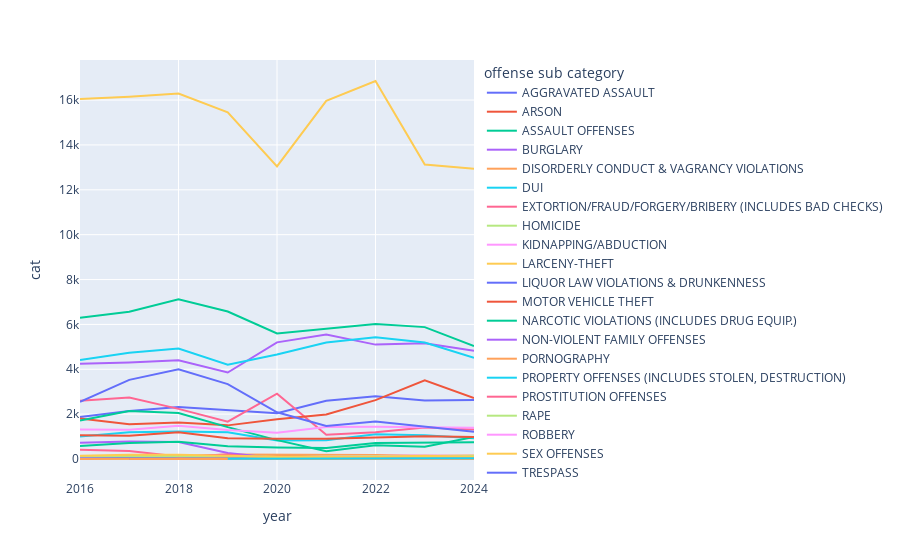

Notebook cell for this chart:
### Code cell
px.line(dff_eda.groupby(['year','offense sub category']).agg({'offense sub category':'count'}).rename({'offense sub category':'cat'},axis=1).reset_index(), x='year', y='cat', color='offense sub category')

### Figure 1 — Plotly figure (JSON) as saved in the notebook; plotly's stock layout.template omitted (floating-point values rounded to 4 significant figures)
{"data": [{"hovertemplate": "offense sub category=AGGRAVATED ASSAULT<br>year=%{x}<br>cat=%{y}<extra></extra>", "legendgroup": "AGGRAVATED ASSAULT", "line": {"color": "#636efa", "dash": "solid"}, "marker": {"symbol": "circle"}, "mode": "lines", "name": "AGGRAVATED ASSAULT", "orientation": "v", "showlegend": true, "type": "scatter", "x": [2016, 2017, 2018, 2019, 2020, 2021, 2022, 2023, 2024], "xaxis": "x", "y": [1868, 2141, 2322, 2196, 2045, 2599, 2800, 2609, 2629], "yaxis": "y"}, {"hovertemplate": "offense sub category=ARSON<br>year=%{x}<br>cat=%{y}<extra></extra>", "legendgroup": "ARSON", "line": {"color": "#EF553B", "dash": "solid"}, "marker": {"symbol": "circle"}, "mode": "lines", "name": "ARSON", "orientation": "v", "showlegend": true, "type": "scatter", "x": [2016, 2017, 2018, 2019, 2020, 2021, 2022, 2023, 2024], "xaxis": "x", "y": [78, 131, 103, 79, 129, 178, 147, 106, 119], "yaxis": "y"}, {"hovertemplate": "offense sub category=ASSAULT OFFENSES<br>year=%{x}<br>cat=%{y}<extra></extra>", "legendgroup": "ASSAULT OFFENSES", "line": {"color": "#00cc96", "dash": "solid"}, "marker": {"symbol": "circle"}, "mode": "lines", "name": "ASSAULT OFFENSES", "orientation": "v", "showlegend": true, "type": "scatter", "x": [2016, 2017, 2018, 2019, 2020, 2021, 2022, 2023, 2024], "xaxis": "x", "y": [6296, 6566, 7124, 6576, 5594, 5818, 6018, 5879, 5034], "yaxis": "y"}, {"hovertemplate": "offense sub category=BURGLARY<br>year=%{x}<br>cat=%{y}<extra></extra>", "legendgroup": "BURGLARY", "line": {"color": "#ab63fa", "dash": "solid"}, "marker": {"symbol": "circle"}, "mode": "lines", "name": "BURGLARY", "orientation": "v", "showlegend": true, "type": "scatter", "x": [2016, 2017, 2018, 2019, 2020, 2021, 2022, 2023, 2024], "xaxis": "x", "y": [4251, 4306, 4399, 3857, 5200, 5550, 5099, 5165, 4828], "yaxis": "y"}, {"hovertemplate": "offense sub category=DISORDERLY CONDUCT & VAGRANCY VIOLATIONS<br>year=%{x}<br>cat=%{y}<extra></extra>", "legendgroup": "DISORDERLY CONDUCT & VAGRANCY VIOLATIONS", "line": {"color": "#FFA15A", "dash": "solid"}, "marker": {"symbol": "circle"}, "mode": "lines", "name": "DISORDERLY CONDUCT & VAGRANCY VIOLATIONS", "orientation": "v", "showlegend": true, "type": "scatter", "x": [2016, 2017, 2018, 2019, 2020, 2021, 2022, 2023, 2024], "xaxis": "x", "y": [75, 79, 114, 202, 201, 193, 181, 143, 153], "yaxis": "y"}, {"hovertemplate": "offense sub category=DUI<br>year=%{x}<br>cat=%{y}<extra></extra>", "legendgroup": "DUI", "line": {"color": "#19d3f3", "dash": "solid"}, "marker": {"symbol": "circle"}, "mode": "lines", "name": "DUI", "orientation": "v", "showlegend": true, "type": "scatter", "x": [2016, 2017, 2018, 2019, 2020, 2021, 2022, 2023, 2024], "xaxis": "x", "y": [1009, 1191, 1230, 1194, 830, 834, 1109, 1064, 922], "yaxis": "y"}, {"hovertemplate": "offense sub category=EXTORTION/FRAUD/FORGERY/BRIBERY (INCLUDES BAD CHECKS)<br>year=%{x}<br>cat=%{y}<extra></extra>", "legendgroup": "EXTORTION/FRAUD/FORGERY/BRIBERY (INCLUDES BAD CHECKS)", "line": {"color": "#FF6692", "dash": "solid"}, "marker": {"symbol": "circle"}, "mode": "lines", "name": "EXTORTION/FRAUD/FORGERY/BRIBERY (INCLUDES BAD CHECKS)", "orientation": "v", "showlegend": true, "type": "scatter", "x": [2016, 2017, 2018, 2019, 2020, 2021, 2022, 2023, 2024], "xaxis": "x", "y": [2593, 2737, 2236, 1662, 2910, 1082, 1196, 1402, 1320], "yaxis": "y"}, {"hovertemplate": "offense sub category=HOMICIDE<br>year=%{x}<br>cat=%{y}<extra></extra>", "legendgroup": "HOMICIDE", "line": {"color": "#B6E880", "dash": "solid"}, "marker": {"symbol": "circle"}, "mode": "lines", "name": "HOMICIDE", "orientation": "v", "showlegend": true, "type": "scatter", "x": [2016, 2017, 2018, 2019, 2020, 2021, 2022, 2023, 2024], "xaxis": "x", "y": [13, 23, 29, 29, 45, 32, 37, 55, 41], "yaxis": "y"}, {"hovertemplate": "offense sub category=KIDNAPPING/ABDUCTION<br>year=%{x}<br>cat=%{y}<extra></extra>", "legendgroup": "KIDNAPPING/ABDUCTION", "line": {"color": "#FF97FF", "dash": "solid"}, "marker": {"symbol": "circle"}, "mode": "lines", "name": "KIDNAPPING/ABDUCTION", "orientation": "v", "showlegend": true, "type": "scatter", "x": [2016, 2017, 2018, 2019, 2020, 2021, 2022, 2023, 2024], "xaxis": "x", "y": [48, 54, 53, 73, 70, 110, 143, 160, 129], "yaxis": "y"}, {"hovertemplate": "offense sub category=LARCENY-THEFT<br>year=%{x}<br>cat=%{y}<extra></extra>", "legendgroup": "LARCENY-THEFT", "line": {"color": "#FECB52", "dash": "solid"}, "marker": {"symbol": "circle"}, "mode": "lines", "name": "LARCENY-THEFT", "orientation": "v", "showlegend": true, "type": "scatter", "x": [2016, 2017, 2018, 2019, 2020, 2021, 2022, 2023, 2024], "xaxis": "x", "y": [16045, 16152, 16294, 15456, 13042, 15966, 16849, 13125, 12940], "yaxis": "y"}, {"hovertemplate": "offense sub category=LIQUOR LAW VIOLATIONS & DRUNKENNESS<br>year=%{x}<br>cat=%{y}<extra></extra>", "legendgroup": "LIQUOR LAW VIOLATIONS & DRUNKENNESS", "line": {"color": "#636efa", "dash": "solid"}, "marker": {"symbol": "circle"}, "mode": "lines", "name": "LIQUOR LAW VIOLATIONS & DRUNKENNESS", "orientation": "v", "showlegend": true, "type": "scatter", "x": [2016, 2017, 2018, 2019, 2020, 2021, 2022, 2023, 2024], "xaxis": "x", "y": [96, 83, 71, 66, 28, 8, 17, 8, 16], "yaxis": "y"}, {"hovertemplate": "offense sub category=MOTOR VEHICLE THEFT<br>year=%{x}<br>cat=%{y}<extra></extra>", "legendgroup": "MOTOR VEHICLE THEFT", "line": {"color": "#EF553B", "dash": "solid"}, "marker": {"symbol": "circle"}, "mode": "lines", "name": "MOTOR VEHICLE THEFT", "orientation": "v", "showlegend": true, "type": "scatter", "x": [2016, 2017, 2018, 2019, 2020, 2021, 2022, 2023, 2024], "xaxis": "x", "y": [1807, 1551, 1632, 1500, 1770, 1983, 2626, 3507, 2715], "yaxis": "y"}, {"hovertemplate": "offense sub category=NARCOTIC VIOLATIONS (INCLUDES DRUG EQUIP.)<br>year=%{x}<br>cat=%{y}<extra></extra>", "legendgroup": "NARCOTIC VIOLATIONS (INCLUDES DRUG EQUIP.)", "line": {"color": "#00cc96", "dash": "solid"}, "marker": {"symbol": "circle"}, "mode": "lines", "name": "NARCOTIC VIOLATIONS (INCLUDES DRUG EQUIP.)", "orientation": "v", "showlegend": true, "type": "scatter", "x": [2016, 2017, 2018, 2019, 2020, 2021, 2022, 2023, 2024], "xaxis": "x", "y": [1715, 2144, 2054, 1421, 841, 347, 616, 549, 984], "yaxis": "y"}, {"hovertemplate": "offense sub category=NON-VIOLENT FAMILY OFFENSES<br>year=%{x}<br>cat=%{y}<extra></extra>", "legendgroup": "NON-VIOLENT FAMILY OFFENSES", "line": {"color": "#ab63fa", "dash": "solid"}, "marker": {"symbol": "circle"}, "mode": "lines", "name": "NON-VIOLENT FAMILY OFFENSES", "orientation": "v", "showlegend": true, "type": "scatter", "x": [2016, 2017, 2018, 2019, 2020, 2021, 2022, 2023, 2024], "xaxis": "x", "y": [727, 780, 756, 265, 31, 47, 55, 56, 62], "yaxis": "y"}, {"hovertemplate": "offense sub category=PORNOGRAPHY<br>year=%{x}<br>cat=%{y}<extra></extra>", "legendgroup": "PORNOGRAPHY", "line": {"color": "#FFA15A", "dash": "solid"}, "marker": {"symbol": "circle"}, "mode": "lines", "name": "PORNOGRAPHY", "orientation": "v", "showlegend": true, "type": "scatter", "x": [2016, 2017, 2018, 2019, 2020, 2021, 2022, 2023, 2024], "xaxis": "x", "y": [6, 19, 33, 26, 23, 15, 23, 24, 30], "yaxis": "y"}, {"hovertemplate": "offense sub category=PROPERTY OFFENSES (INCLUDES STOLEN, DESTRUCTION)<br>year=%{x}<br>cat=%{y}<extra></extra>", "legendgroup": "PROPERTY OFFENSES (INCLUDES STOLEN, DESTRUCTION)", "line": {"color": "#19d3f3", "dash": "solid"}, "marker": {"symbol": "circle"}, "mode": "lines", "name": "PROPERTY OFFENSES (INCLUDES STOLEN, DESTRUCTION)", "orientation": "v", "showlegend": true, "type": "scatter", "x": [2016, 2017, 2018, 2019, 2020, 2021, 2022, 2023, 2024], "xaxis": "x", "y": [4414, 4734, 4921, 4199, 4658, 5191, 5423, 5196, 4511], "yaxis": "y"}, {"hovertemplate": "offense sub category=PROSTITUTION OFFENSES<br>year=%{x}<br>cat=%{y}<extra></extra>", "legendgroup": "PROSTITUTION OFFENSES", "line": {"color": "#FF6692", "dash": "solid"}, "marker": {"symbol": "circle"}, "mode": "lines", "name": "PROSTITUTION OFFENSES", "orientation": "v", "showlegend": true, "type": "scatter", "x": [2016, 2017, 2018, 2019, 2020, 2021, 2022, 2023, 2024], "xaxis": "x", "y": [408, 357, 111, 207, 22, 46, 31, 35, 27], "yaxis": "y"}, {"hovertemplate": "offense sub category=RAPE<br>year=%{x}<br>cat=%{y}<extra></extra>", "legendgroup": "RAPE", "line": {"color": "#B6E880", "dash": "solid"}, "marker": {"symbol": "circle"}, "mode": "lines", "name": "RAPE", "orientation": "v", "showlegend": true, "type": "scatter", "x": [2016, 2017, 2018, 2019, 2020, 2021, 2022, 2023, 2024], "xaxis": "x", "y": [121, 121, 124, 139, 90, 105, 122, 97, 135], "yaxis": "y"}, {"hovertemplate": "offense sub category=ROBBERY<br>year=%{x}<br>cat=%{y}<extra></extra>", "legendgroup": "ROBBERY", "line": {"color": "#FF97FF", "dash": "solid"}, "marker": {"symbol": "circle"}, "mode": "lines", "name": "ROBBERY", "orientation": "v", "showlegend": true, "type": "scatter", "x": [2016, 2017, 2018, 2019, 2020, 2021, 2022, 2023, 2024], "xaxis": "x", "y": [1312, 1303, 1483, 1291, 1170, 1426, 1436, 1411, 1393], "yaxis": "y"}, {"hovertemplate": "offense sub category=SEX OFFENSES<br>year=%{x}<br>cat=%{y}<extra></extra>", "legendgroup": "SEX OFFENSES", "line": {"color": "#FECB52", "dash": "solid"}, "marker": {"symbol": "circle"}, "mode": "lines", "name": "SEX OFFENSES", "orientation": "v", "showlegend": true, "type": "scatter", "x": [2016, 2017, 2018, 2019, 2020, 2021, 2022, 2023, 2024], "xaxis": "x", "y": [149, 190, 188, 150, 97, 105, 106, 142, 98], "yaxis": "y"}, {"hovertemplate": "offense sub category=TRESPASS<br>year=%{x}<br>cat=%{y}<extra></extra>", "legendgroup": "TRESPASS", "line": {"color": "#636efa", "dash": "solid"}, "marker": {"symbol": "circle"}, "mode": "lines", "name": "TRESPASS", "orientation": "v", "showlegend": true, "type": "scatter", "x": [2016, 2017, 2018, 2019, 2020, 2021, 2022, 2023, 2024], "xaxis": "x", "y": [2549, 3528, 4003, 3337, 2084, 1472, 1676, 1456, 1211], "yaxis": "y"}, {"hovertemplate": "offense sub category=VIOLATION OF NO CONTACT ORDER<br>year=%{x}<br>cat=%{y}<extra></extra>", "legendgroup": "VIOLATION OF NO CONTACT ORDER", "line": {"color": "#EF553B", "dash": "solid"}, "marker": {"symbol": "circle"}, "mode": "lines", "name": "VIOLATION OF NO CONTACT ORDER", "orientation": "v", "showlegend": true, "type": "scatter", "x": [2016, 2017, 2018, 2019, 2020, 2021, 2022, 2023, 2024], "xaxis": "x", "y": [1065, 1036, 1196, 924, 899, 900, 958, 1010, 987], "yaxis": "y"}, {"hovertemplate": "offense sub category=WEAPON LAW VIOLATION<br>year=%{x}<br>cat=%{y}<extra></extra>", "legendgroup": "WEAPON LAW VIOLATION", "line": {"color": "#00cc96", "dash": "solid"}, "marker": {"symbol": "circle"}, "mode": "lines", "name": "WEAPON LAW VIOLATION", "orientation": "v", "showlegend": true, "type": "scatter", "x": [2016, 2017, 2018, 2019, 2020, 2021, 2022, 2023, 2024], "xaxis": "x", "y": [583, 716, 772, 569, 510, 487, 716, 743, 750], "yaxis": "y"}, {"hovertemplate": "offense sub category=GAMBLING OFFENSES<br>year=%{x}<br>cat=%{y}<extra></extra>", "legendgroup": "GAMBLING OFFENSES", "line": {"color": "#ab63fa", "dash": "solid"}, "marker": {"symbol": "circle"}, "mode": "lines", "name": "GAMBLING OFFENSES", "orientation": "v", "showlegend": true, "type": "scatter", "x": [2017, 2018, 2020, 2021, 2022, 2023], "xaxis": "x", "y": [3, 2, 1, 1, 1, 1], "yaxis": "y"}, {"hovertemplate": "offense sub category=HUMAN TRAFFICKING<br>year=%{x}<br>cat=%{y}<extra></extra>", "legendgroup": "HUMAN TRAFFICKING", "line": {"color": "#FFA15A", "dash": "solid"}, "marker": {"symbol": "circle"}, "mode": "lines", "name": "HUMAN TRAFFICKING", "orientation": "v", "showlegend": true, "type": "scatter", "x": [2017, 2019, 2020, 2021, 2022, 2023, 2024], "xaxis": "x", "y": [1, 10, 4, 2, 6, 7, 2], "yaxis": "y"}, {"hovertemplate": "offense sub category=ANIMAL CRUELTY<br>year=%{x}<br>cat=%{y}<extra></extra>", "legendgroup": "ANIMAL CRUELTY", "line": {"color": "#19d3f3", "dash": "solid"}, "marker": {"symbol": "circle"}, "mode": "lines", "name": "ANIMAL CRUELTY", "orientation": "v", "showlegend": true, "type": "scatter", "x": [2019, 2020, 2021, 2022, 2023, 2024], "xaxis": "x", "y": [11, 14, 27, 23, 32, 40], "yaxis": "y"}], "layout": {"legend": {"title": {"text": "offense sub category"}, "tracegroupgap": 0}, "margin": {"t": 60}, "xaxis": {"anchor": "y", "domain": [0, 1], "title": {"text": "year"}}, "yaxis": {"anchor": "x", "domain": [0, 1], "title": {"text": "cat"}}}}
